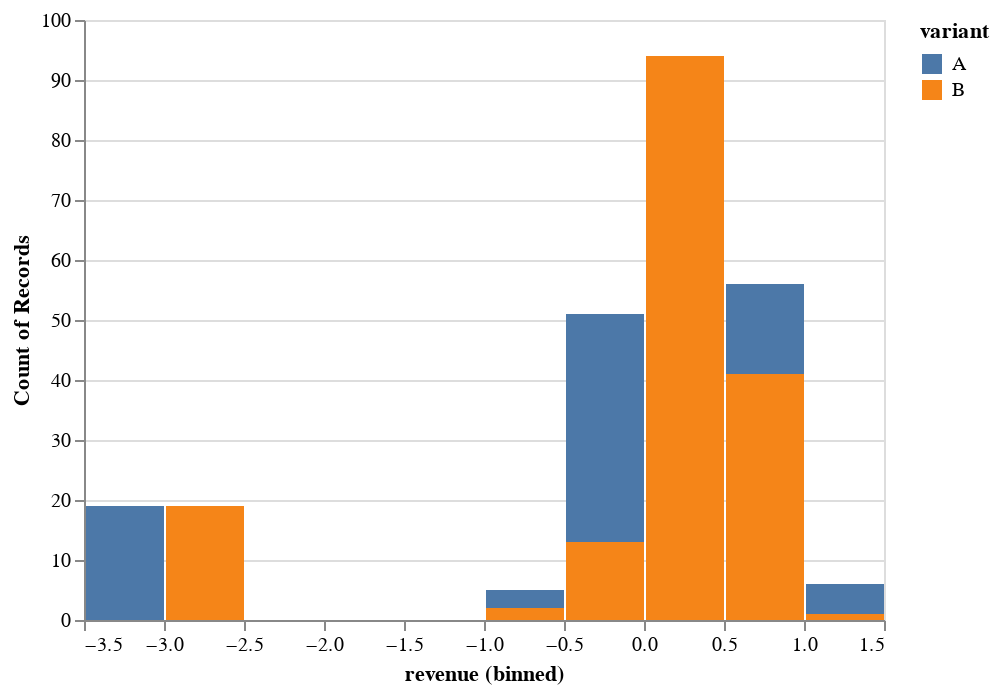

The notebook cell saved with this chart:
### Code cell
df_new = df_A.append(df_B, ignore_index=True)
selection = alt.selection_multi(fields=[VARIANT], bind='legend')
alt.Chart(df_new).mark_bar().encode(
    x=alt.X(REVENUE, bin=True),
    y=alt.Y('count()', stack=None),
    color=alt.Color(VARIANT),
    opacity=alt.condition(selection, alt.value(1), alt.value(0.1))
).add_selection(selection)

### Figure 1 — Vega-Lite specification as saved in the notebook (floating-point values rounded to 4 significant figures; data arrays with more than 128 entries replaced by an {"elided": "..."} marker saying what was removed)
{"config": {"view": {"continuousWidth": 400, "continuousHeight": 300}}, "data": {"name": "data-ad472f6e5dfa25d0846973c930f1aa1d"}, "mark": "bar", "encoding": {"color": {"type": "nominal", "field": "variant"}, "opacity": {"condition": {"value": 1, "selection": "selector008"}, "value": 0.1}, "x": {"type": "quantitative", "bin": true, "field": "revenue"}, "y": {"type": "quantitative", "aggregate": "count", "stack": null}}, "selection": {"selector008": {"type": "multi", "fields": ["variant"], "bind": "legend"}}, "$schema": "https://vega.github.io/schema/vega-lite/v4.8.1.json", "datasets": {"data-ad472f6e5dfa25d0846973c930f1aa1d": {"elided": "396 records"}}}
